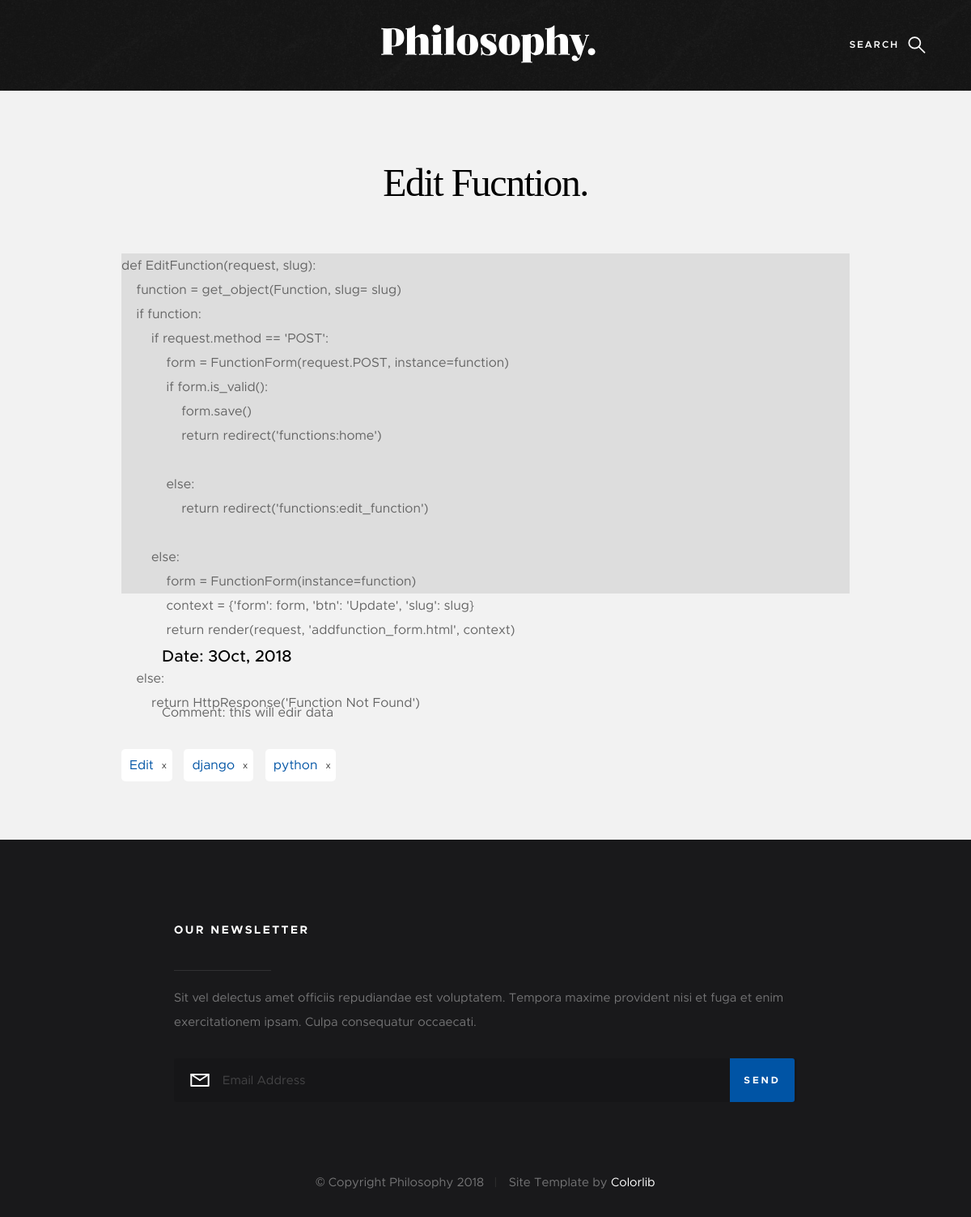
/f/edit-fucntion-32461837/, run on the app's committed database.
### Function/models.py (models this page shows, shortened)
class Function(models.Model):
    name    = models.CharField(max_length=70)
    content = models.TextField()
    comment = models.TextField()
    tags    = models.CharField(max_length=100)
    slug    = models.CharField(unique= True, blank=True, max_length=100)
    created = models.DateTimeField(auto_now=False, default= datetime.datetime.now)
    class Meta:
        db_table = ''
        managed = True
        verbose_name = 'Function'
        verbose_name_plural = 'Functions'

### Function/views.py (the view)
# urls.py: url(r'^(?P<slug>[\w-]+)/$', views.ShowFunction, name='show_function'),
def ShowFunction(request, slug):
    functions = Function.objects.all().filter(slug= slug)
    context = {'functions': functions}
    return render(request, 'function.html', context)

### Function/templatetags/myfilters.py (called while the page is built)
@register.filter
@stringfilter
def replacetabs(value):
    value = value.replace('\t', '    ')
    value = value.replace(' ', '&nbsp;')
    return value

@register.filter
@stringfilter
def split(value, delemeter):
    return value.split(delemeter)

### Function/templates/function.html
{% extends "index.html" %}
{% load static %}
{% load myfilters %}
{% block content %}
    <section class="s-content s-content--narrow">
        <div class="row">
            {% for function in functions %}
            <div class="s-content__header col-full">
                <h1 class="s-content__header-title">
                    {{function.name}}.
                </h1>
            </div>
            <div class="s-content__media col-full">
                <div id="map-wrap">
                    <div id="map-container">
                        {{function.content | replacetabs | safe | linebreaks}}
                    </div>
                </div>
            </div>
            <div class="col-full s-content__main">
                <p class="lead">
                    Date: {{function.created | date:'jM, Y'}}
                </p>
                <p>
                    Comment: {{function.comment}}
                </p>
            </div>
            <div class="entry__meta">
                <span class="entry__meta-links">
                    {% for tag in function.tags|split:' ' %}
                        <div style="
                                background: #FFF;
                                display:
                                inline-block;
                                margin-right: 10px;
                                padding: 5px 13px 5px 10px;
                                border-radius: 5px;
                                position: relative;">
                            <a href="{% url 'functions:tag_functions' tag %}" style="margin-right: 10px">{{tag}}</a>
                            <a href="{% url 'functions:remove_function_tag' function.slug tag %}" style="color: #333; font-size: .7em; position:absolute; top: 50%; transform: translateY(-50%); margin-right: 5px">x</a>
                        </div>
                    {% endfor %}
                </span>
            </div>
            {% endfor %}
        </div>
    </section>
{% endblock content %}

### static/css/base.css (style rules this page uses)
html { font-family: sans-serif; line-height: 1.15; -ms-text-size-adjust: 100%; -webkit-text-size-adjust: 100%; }
body { margin: 0; }
article, aside, footer, header, nav, section { display: block; }
h1 { font-size: 2em; margin: 0.67em 0; }
a { background-color: transparent; -webkit-text-decoration-skip: objects; }
html { font-size: 62.5%; box-sizing: border-box; }
*, *::before, *::after { box-sizing: inherit; }
body { font-weight: normal; line-height: 1; word-wrap: break-word; text-rendering: optimizeLegibility; -webkit-overflow-scrolling: touch; -webkit-text-size-adjust: none; }
body, input, button { -moz-osx-font-smoothing: grayscale; -webkit-font-smoothing: antialiased; }
div, dl, dt, dd, ul, ol, li, h1, h2, h3, h4, h5, h6, pre, form, p, blockquote, th, td { margin: 0; padding: 0; }
h1, h2, h3, h4, h5, h6 { -webkit-font-smoothing: auto; -webkit-font-smoothing: antialiased; -webkit-font-variant-ligatures: common-ligatures; -moz-font-variant-ligatures: common-ligatures; font-variant-ligatures: common-ligatures; text-rendering: optimizeLegibility; }
a { text-decoration: none; line-height: inherit; }
.row { width: 94%; max-width: 1200px; margin: 0 auto; }
.row:after { content: ""; display: table; clear: both; }
[class*="col-"] { float: left; padding: 0 20px; }
.col-twelve, .col-full { width: 100%; }
@media only screen and (max-width: 1200px) { [class*="col-"] { padding: 0 15px; } }

### data on the page
Function: name "Edit Fucntion", content "def EditFunction(request, slug): function = get_object(Function, slug= slug) if function: if request.method == 'POST': form = FunctionForm(request.POST, instance=function) if form.is_valid(): form.save() return redirect('functions:home') else: return redirect('functions:edit_function') else: form = FunctionForm(instance=function) context = {'form': form, 'btn': 'Update', 'slug': slug} return render(request, 'addfunction_form.html', context) else: return HttpResponse('Function Not Found')", created "3Oct, 2018", comment "this will edir data", tags "Edit" "django" "python"
